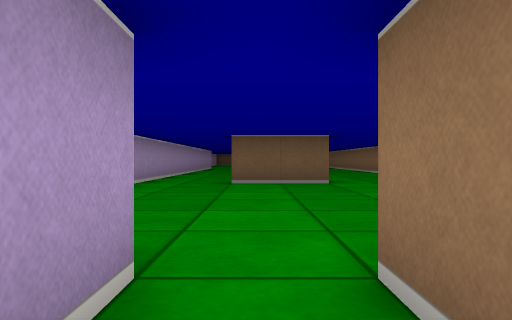
[1] (above)

12 first-person views from a walk through a cub3D level. The camera is about half as high as the walls, looks level and sees 70° across. The floor is counted in squares. Each view is taken from the middle of a square. On the plan, view 1 faces up. The plan holds only what a view shows up to about 9 squares ahead; the rest is blank.

[2]
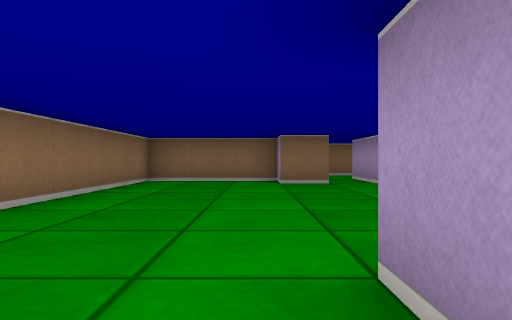

[3]
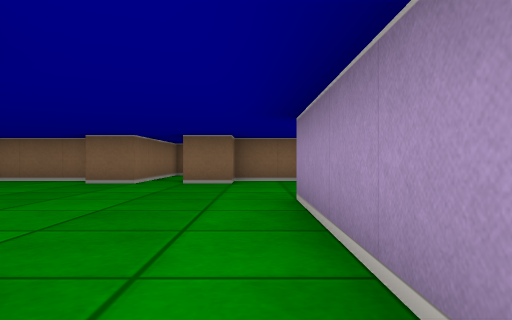

[4]
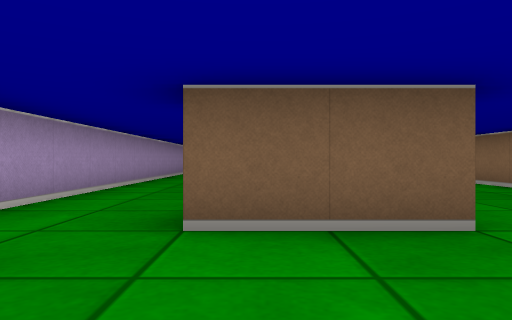

[5]
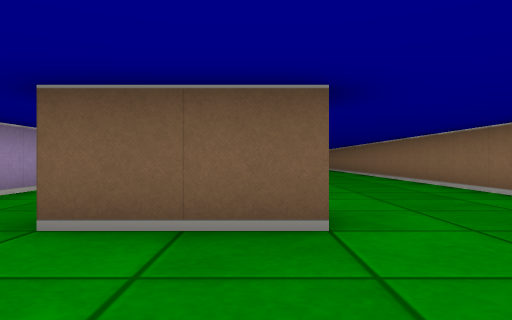

[6]
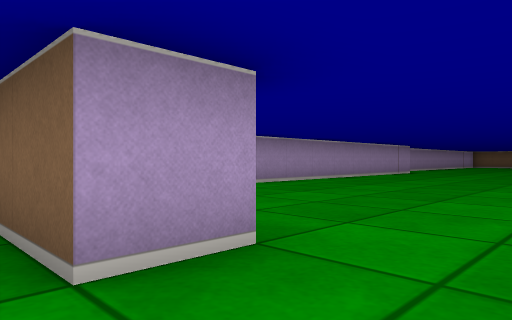

[7]
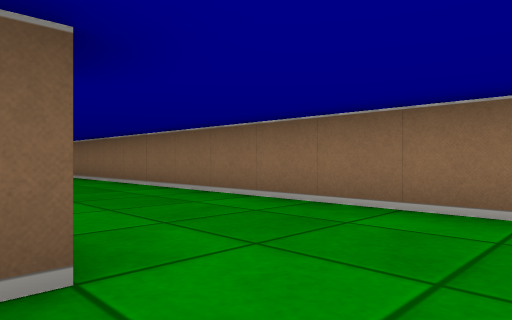

[8]
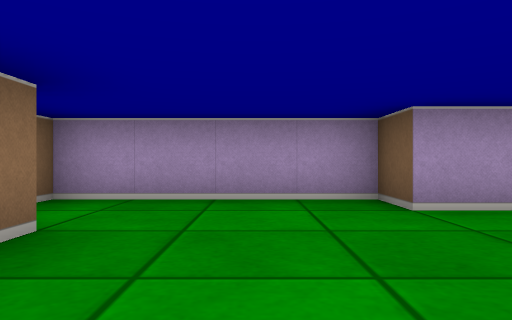

[9]
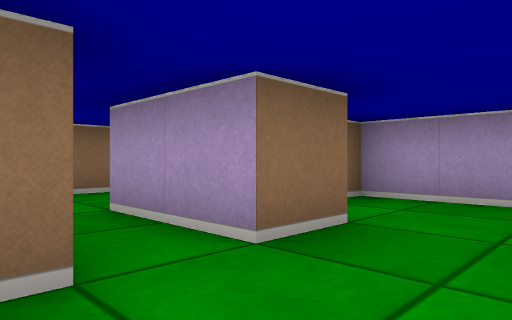

[10]
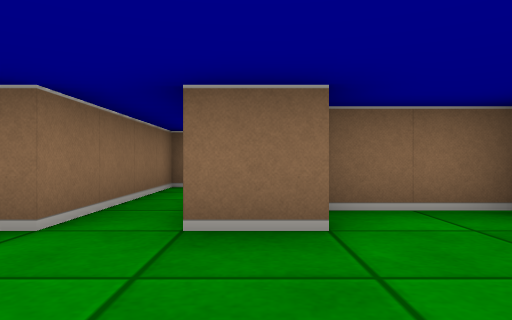

[11]
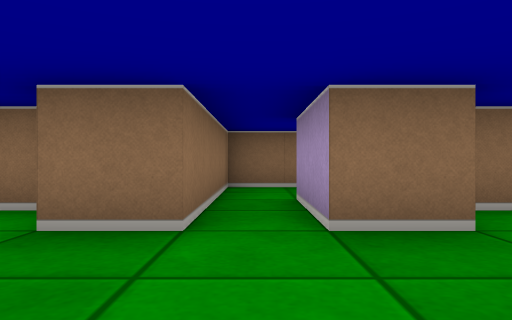

[12]
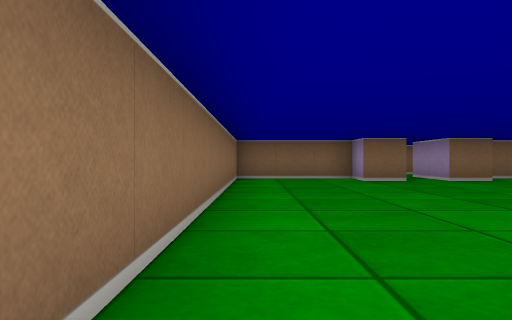

### Floor plan
Points are (right, up) in squares from view 1. A wall is a line through its corners. A room is listed if a view was taken in it or the views show most of it. See-through windows are left out.
Room 1 (view 1)
walls: (-1.4, -2.5) (0.5, -2.5) (0.5, 1.5); (-0.5, 1.5) (-0.5, -0.5)
ways out: opening at (0, 0.5) to room 2
Room 2 (views 2, 3, 4, 5, 6, 7, 8, 9, 10, 11, 12)
walls: (-2.5, 14.2) (-2.5, 4.5) (-3.5, 4.5) (-3.5, 0.5) (-1.5, 0.5) (-1.5, 1.5) (-0.5, 1.5); (1.5, 8.5) (1.5, 7.5) (-0.5, 7.5); (0.5, 1.5) (1.5, 1.5) (1.5, 0.5) (4.5, 0.5) (4.5, 15.2)
ways out: opening at (0, 0.5) to room 1

Positions as (right, up) in squares from view 1, and headings:
1: (0, 0), facing up
2: (2, 9), facing down
3: (-2, 9), facing down
4: (0, 5), facing up
5: (1, 5), facing up
6: (3, 7), facing up-left
7: (1, 6), facing up-right
8: (1, 3), facing left
9: (1, 3), facing down-left
10: (-1, 4), facing down
11: (0, 4), facing down
12: (4, 10), facing down
